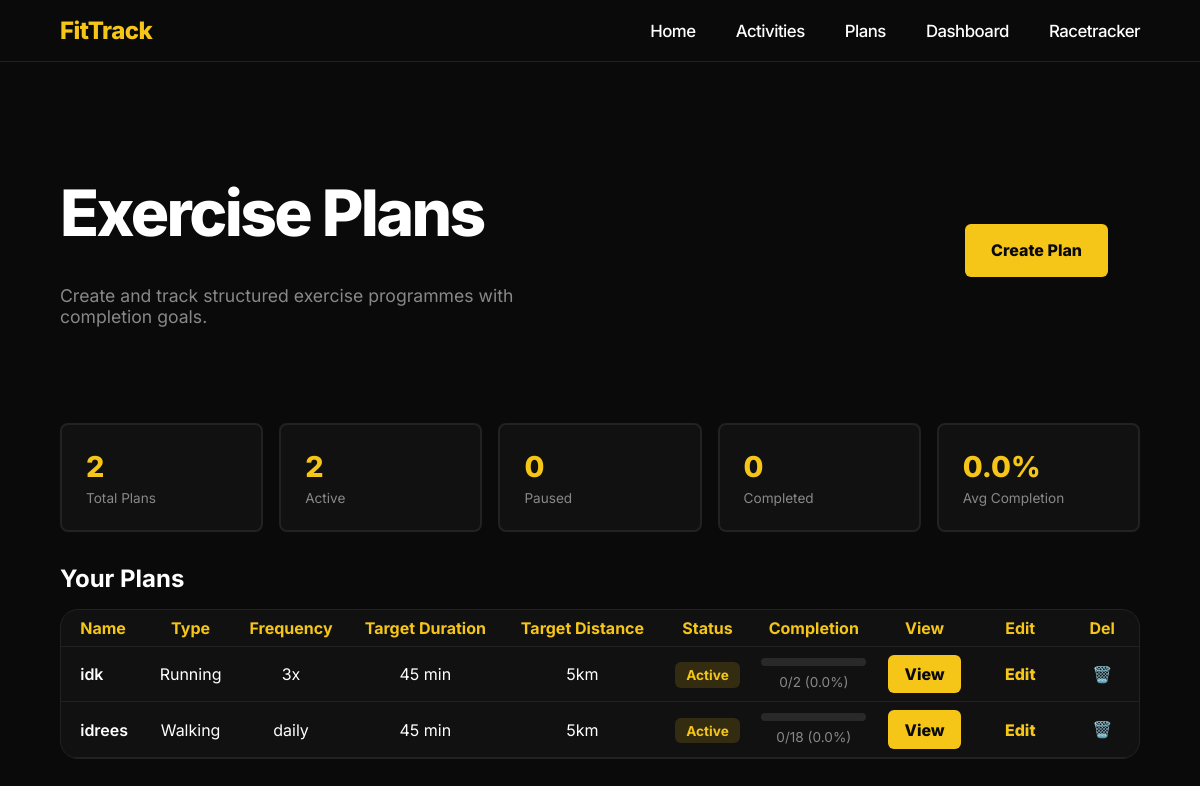
The page /plans (signed in) on the database its author committed.
### tables this page shows
CREATE TABLE plans (
            id TEXT PRIMARY KEY,
            user_id TEXT NOT NULL,
            name TEXT NOT NULL,
            exercise_type TEXT NOT NULL,
            frequency TEXT NOT NULL,
            target_duration INTEGER,
            target_distance TEXT,
            notes TEXT,
            created_at TEXT NOT NULL,
            status TEXT NOT NULL DEFAULT 'active',
            FOREIGN KEY (user_id) REFERENCES users(id)
        );

### routes/plans.py (the view)
@plans.route("/plans", methods=["GET"])
def show_plans():
    if "user_id" not in session:
        return redirect("/login")
    plans_list = plan_store.get_plans_for_user(session["user_id"])
    summary = plan_store.get_plan_summary(session["user_id"])
    plans_with_completion = []
    for plan in plans_list:
        completion = plan_store.get_plan_completion(session["user_id"], plan["id"])
        plans_with_completion.append({
            **plan,
            "completed_count": completion["completed_count"] if completion else 0,
            "expected_sessions": completion["expected_sessions"] if completion else 0,
            "completion_rate": completion["completion_rate"] if completion else 0,
        })
    return render_template(
        "plans.html",
        plans=plans_with_completion,
        summary=summary,
    )

### data/database.py (called while the page is built)
def get_connection():
    connection = sqlite3.connect(DATABASE_NAME)
    connection.row_factory = sqlite3.Row
    return connection

### data/plan_store.py (called while the page is built, shortened)
def get_plans_for_user(user_id, status=None):
    connection = get_connection()
    cursor = connection.cursor()
    query = "SELECT * FROM plans WHERE user_id = ?"
    values = [user_id]
    if status:
        query += " AND status = ?"
        values.append(status)
    query += " ORDER BY created_at DESC"
    rows = cursor.execute(query, values).fetchall()
    connection.close()
    plans = []
    for row in rows:
        plans.append({
            "id": row["id"],
            "user_id": row["user_id"],
            "name": row["name"],
            "exercise_type": row["exercise_type"],
            "frequency": row["frequency"],
            "target_duration": row["target_duration"],
            "target_distance": row["target_distance"],
            "notes": row["notes"],
            "created_at": row["created_at"],
            "status": row["status"]
        })
    return plans

def get_plan(user_id, plan_id):
    connection = get_connection()
    cursor = connection.cursor()
    row = cursor.execute(
        "SELECT * FROM plans WHERE user_id = ? AND id = ?",
        (user_id, plan_id)
    ).fetchone()
    connection.close()
    if row is None:
        return None
    return {
        "id": row["id"],
        "user_id": row["user_id"],
        "name": row["name"],
        "exercise_type": row["exercise_type"],
        "frequency": row["frequency"],
        "target_duration": row["target_duration"],
        "target_distance": row["target_distance"],
        "notes": row["notes"],
        "created_at": row["created_at"],
        "status": row["status"]
    }

def _calculate_expected_sessions(frequency, days):
    weeks = days / 7.0
    if frequency == "daily":
        return days
    elif frequency == "weekly":
        return int(weeks)
    elif "per week" in frequency or "x week" in frequency:
        try:
            count = int(frequency.split("x")[0].strip())
            return int(weeks * count)
        except (ValueError, IndexError):
            pass
    else:
        try:
            count = int(frequency.split("x")[0].strip())
            if "week" in frequency:
                return int(weeks * count)
            elif "month" in frequency:
                months = days / 30.0
                return int(months * count)
        except (ValueError, IndexError):
            pass
    return int(weeks)

### templates/plans.html (shortened to what this page needs)
<!DOCTYPE html>
<html lang="en">
<head>
    <link rel="stylesheet" href="/static/css/style.css">
    <link rel="stylesheet" href="/static/css/main.css">
</head>
<body>
    {% include "navbar.html" %}
    <main>
        <section class="hero" style="padding: 3rem 5% 2rem; min-height: auto;">
            <div class="hero-text" style="max-width: 680px; padding-left: 0; padding-right: 0;">
                <h1>Exercise Plans</h1>
                <p>Create and track structured exercise programmes with completion goals.</p>
            </div>
            <a href="/plans/new" class="btn btna" style="margin-left: auto; margin-right: 2rem;">Create Plan</a>
        </section>
        <section class="statsRow" style="padding: 0 5% 2rem; grid-template-columns: repeat(5, 1fr);">
            <div class="statscard">
                <span class="stat-number">{{ summary.total_plans }}</span>
                <span class="stat-label">Total Plans</span>
            </div>
            <div class="statscard">
                <span class="stat-number">{{ summary.active_plans }}</span>
                <span class="stat-label">Active</span>
            </div>
            <div class="statscard">
                <span class="stat-number">{{ summary.paused_plans }}</span>
                <span class="stat-label">Paused</span>
            </div>
            <div class="statscard">
                <span class="stat-number">{{ summary.completed_plans }}</span>
                <span class="stat-label">Completed</span>
            </div>
            <div class="statscard">
                <span class="stat-number">{{ summary.avg_completion }}%</span>
                <span class="stat-label">Avg Completion</span>
            </div>
        </section>
        <section style="padding: 0 5%; margin-bottom: 3rem;">
            <h2 style="margin-bottom: 1rem;">Your Plans</h2>
            <div style="background: var(--bg-card); border: 1px solid var(--border); border-radius: 18px; overflow-x:auto;">
                <table style="min-width: 820px;">
                    <thead>
                        <tr>
                            <th style="text-align:left; padding-left: 1.2rem;">Name</th>
                            <th>Type</th>
                            <th>Frequency</th>
                            <th>Target Duration</th>
                            <th>Target Distance</th>
                            <th>Status</th>
                            <th>Completion</th>
                            <th>View</th>
                            <th>Edit</th>
                            <th>Del</th>
                        </tr>
                    </thead>
                    <tbody>
                        {% if plans|length == 0 %}
                        <tr>
                            <td colspan="10" style="padding: 2rem; text-align:center; color: var(--text-muted);">No plans created yet.</td>
                        </tr>
                        {% else %}
                        {% for plan in plans %}
                        <tr>
                            <td style="text-align:left; padding-left: 1.2rem; font-weight: 600;">{{ plan.name }}</td>
                            <td>{{ plan.exercise_type }}</td>
                            <td>{{ plan.frequency }}</td>
                            <td>{{ plan.target_duration ~ ' min' if plan.target_duration else 'N/A' }}</td>
                            <td>{{ plan.target_distance if plan.target_distance else 'N/A' }}</td>
                            <td>
                                <span class="status-badge status-{{ plan.status }}">
                                    {{ plan.status | capitalize }}
                                </span>
                            </td>
                            <td>
                                <div class="completion-bar">
                                </div>
                                <span style="font-size: 0.85rem; color: var(--text-muted);">
                                    {{ plan.completed_count }}/{{ plan.expected_sessions }} ({{ plan.completion_rate }}%)
                                </span>
                            </td>
                            <td><a class="btn btna" href="/plans/{{ plan.id }}" style="padding:0.45rem 0.9rem;">View</a></td>
                            <td><a class="btn btnb" href="/plans/{{ plan.id }}/edit" style="padding:0.45rem 0.9rem;">Edit</a></td>
                            <td>
                                <form action="/plans/{{ plan.id }}/delete" method="post" style="margin:0; display:inline;">
                                    <button type="submit" class="deletebtn" style="border:none; background:none; padding:0.5rem 0.9rem;">🗑️</button>
                                </form>
                            </td>
                        </tr>
                        {% endfor %}
                        {% endif %}
                    </tbody>
                </table>
            </div>
        </section>
    </main>
</body>
</html>

### static/css/style.css (style rules this page uses)
:root { --bg: #0a0a0a; --yellow: #f5c518; --text: #ffffff; --text-muted: #aaaaaa; --card: #111111; --border: #333333; }
* { margin: 0; padding: 0; box-sizing: border-box; }
body { background: var(--bg); color: var(--text); font-family: 'Inter', sans-serif; }
.hero { display: flex; align-items: center; padding: 0; gap: 0; min-height: 90vh; }
.hero-text { width: 50%; padding: 4rem 5%; display: flex; flex-direction: column; gap: 1.5rem; }
.hero h1 { font-size: 4rem; font-weight: 800; color: var(--text); }
.hero p { color: var(--text-muted); font-size: 1.1rem; max-width: 31.25rem; }
.btn { padding: 0.8rem 2rem; border-radius: 0.375rem; text-decoration: none; font-weight: 700; display: inline-block; box-sizing: border-box; }
.btna { background: var(--yellow); color: #0a0a0a; cursor: pointer; border: 2px solid transparent; }
.btnb { border: 2px solid var(--yellow); color: var(--yellow); background: transparent; }
.statsRow { display: grid; grid-template-columns: repeat(5, 1fr); gap: 1rem; padding: 2rem 5%; }
.statscard { background: var(--card); padding: 1.5rem; border-radius: 0.5rem; border: 2px solid var(--border); cursor: default; display: flex; flex-direction: column; gap: 0.4rem; transition: border-color 0.2s, background-color 0.2s; }
.stat-number { font-size: 1.8rem; font-weight: 800; color: var(--yellow); }
.stat-label { font-size: 0.85rem; color: var(--text-muted); }
table { width: 100%; border-collapse: collapse; }
th, td { padding: 0.5rem; border-bottom: 1px solid var(--border); }
th { color: var(--yellow); }
td { text-align: center; }
.deletebtn { background: rgba(162, 10, 10, 0.15); color: #ff4d4d; padding: 0.3rem 0.6rem; border-radius: 0.25rem; text-decoration: none; font-size: 1rem; cursor: default; }
.status-badge { padding: 0.3rem 0.7rem; border-radius: 0.375rem; font-size: 0.85rem; font-weight: 700; text-transform: capitalize; }
.status-active { background: rgba(245, 197, 24, 0.15); color: var(--yellow); }
.completion-bar { width: 100%; height: 8px; background: rgba(255, 255, 255, 0.1); border-radius: 4px; overflow: hidden; margin-bottom: 0.3rem; }

### static/css/main.css (style rules this page uses)
:root { --bg: #0a0a0a; --bg-card: #111111; --bg-raised: #1a1a1a; --border: #222222; --text: #ffffff; --text-muted: #888888; --accent: #f5c518; --accent-hover: #d4a800; --red: #ff4d4d; --radius: 0.75rem; --radius-sm: 0.375rem; }
* { box-sizing: border-box; margin: 0; padding: 0; }
body { font-family: 'Inter', Arial, sans-serif; background: var(--bg); color: var(--text); min-height: 100vh; }
a { color: inherit; text-decoration: none; }
h1 { font-family: 'Inter', Arial, sans-serif; font-size: 3rem; font-weight: 800; margin-bottom: 0.6rem; letter-spacing: -0.04em; }
.btn { display: inline-flex; align-items: center; justify-content: center; padding: 0.9rem 1.5rem; border-radius: var(--radius-sm); font-family: 'Inter', Arial, sans-serif; font-weight: 800; font-size: 1rem; border: 2px solid transparent; cursor: pointer; transition: 0.2s ease; }

### rows shown on the page
plans: name "idk", exercise_type "Running", frequency "3x", target_duration "45 min", target_distance "5km", status "Active", completed_count "0", expected_sessions "2", completion_rate "0.0"
plans: name "idrees", exercise_type "Walking", frequency "daily", target_duration "45 min", target_distance "5km", status "Active", completed_count "0", expected_sessions "18", completion_rate "0.0"

### other values the page prints
{{ summary.total_plans }} "2"
{{ summary.active_plans }} "2"
{{ summary.paused_plans }} "0"
{{ summary.completed_plans }} "0"
{{ summary.avg_completion }} "0.0"
